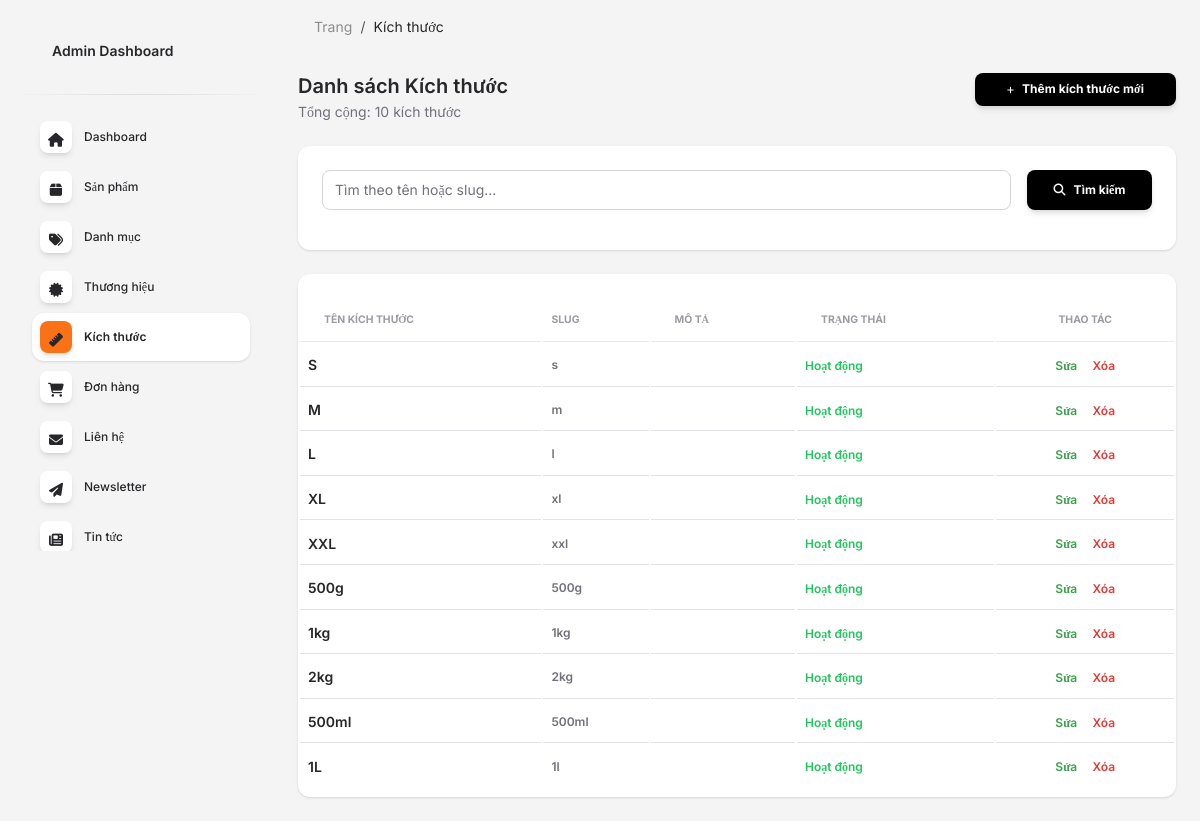
Screenshot of /admin/sizes.php (signed in) with the database file from the repository.
### tables this page shows
CREATE TABLE IF NOT EXISTS `sizes` (
  `id` int(11) NOT NULL AUTO_INCREMENT,
  `name` varchar(50) NOT NULL COMMENT 'Tên kích thước (S, M, L, XL, XXL, etc.)',
  `slug` varchar(50) NOT NULL COMMENT 'Slug kích thước',
  `description` text DEFAULT NULL COMMENT 'Mô tả kích thước',
  `status` enum('active','inactive') NOT NULL DEFAULT 'active',
  `created_at` timestamp NOT NULL DEFAULT CURRENT_TIMESTAMP,
  `updated_at` timestamp NOT NULL DEFAULT CURRENT_TIMESTAMP ON UPDATE CURRENT_TIMESTAMP,
  PRIMARY KEY (`id`),
  UNIQUE KEY `slug` (`slug`),
  UNIQUE KEY `name` (`name`),
  KEY `status` (`status`)
);

### admin/sizes.php (the view, shortened to what this page needs)
<?php
$search = isset($_GET['search']) ? trim($_GET['search']) : '';
$page   = isset($_GET['page']) ? (int)$_GET['page'] : 1;
$perPage = 10;
$offset  = ($page - 1) * $perPage;
$conn = connectDB();
$where = '';
$params = [];
$types  = '';
$countSql = "SELECT COUNT(*) AS total FROM sizes $where";
$countStmt = $conn->prepare($countSql);
$countStmt->execute();
$totalSizes = $countStmt->get_result()->fetch_assoc()['total'] ?? 0;
$sql = "SELECT * FROM sizes $where ORDER BY created_at DESC LIMIT ? OFFSET ?";
$stmt = $conn->prepare($sql);
if ($params) {
    $stmt->bind_param($types . 'ii', ...array_merge($params, [$perPage, $offset]));
} else {
    $stmt->bind_param('ii', $perPage, $offset);
}
$stmt->execute();
$result = $stmt->get_result();
$sizes = [];
while ($row = $result->fetch_assoc()) {
    $sizes[] = $row;
}
?>
<!DOCTYPE html>
<html lang="vi">
<head>
  <link href="../assets/css/nucleo-icons.css" rel="stylesheet" />
  <link href="../assets/css/nucleo-svg.css" rel="stylesheet" />
  <link id="pagestyle" href="../assets/css/soft-ui-dashboard.css?v=1.1.0" rel="stylesheet" />
</head>
<body class="g-sidenav-show bg-gray-100">
  <?php $currentPage = 'sizes'; include 'includes/sidebar.php'; ?>
  <main class="main-content position-relative max-height-vh-100 h-100 border-radius-lg">
    <nav class="navbar navbar-main navbar-expand-lg px-0 mx-4 shadow-none border-radius-xl" id="navbarBlur" navbar-scroll="true">
      <div class="container-fluid py-1 px-3">
        <nav aria-label="breadcrumb">
          <ol class="breadcrumb bg-transparent mb-0 pb-0 pt-1 px-0 me-sm-6 me-5">
            <li class="breadcrumb-item text-sm"><a class="opacity-5 text-dark" href="index.php">Trang</a></li>
            <li class="breadcrumb-item text-sm text-dark active" aria-current="page">Kích thước</li>
          </ol>
        </nav>
      </div>
    </nav>
    <div class="container-fluid py-4">
      <div class="row mb-4">
        <div class="col-lg-6 col-md-6 col-12">
          <h5 class="mb-0">Danh sách Kích thước</h5>
          <p class="text-sm text-muted mb-0">Tổng cộng: <?= number_format($totalSizes) ?> kích thước</p>
        </div>
        <div class="col-lg-6 col-md-6 col-12 text-end">
          <a href="size_add.php" class="btn btn-sm mb-0" style="background-color:#000;border-color:#000;color:#fff;">
            <i class="fas fa-plus me-2"></i>Thêm kích thước mới
          </a>
        </div>
      </div>
      <div class="row mb-4">
        <div class="col-12">
          <div class="card">
            <div class="card-body">
              <form method="GET" action="sizes.php" class="row g-3">
                <div class="col-md-10">
                  <input type="text" name="search" class="form-control" placeholder="Tìm theo tên hoặc slug..." value="<?= htmlspecialchars($search) ?>">
                </div>
                <div class="col-md-2">
                  <button type="submit" class="btn w-100" style="background-color:#000;border-color:#000;color:#fff;">
                    <i class="fas fa-search me-2"></i>Tìm kiếm
                  </button>
                </div>
              </form>
            </div>
          </div>
        </div>
      </div>
      <div class="row">
        <div class="col-12">
          <div class="card">
            <div class="card-body px-0 pb-2">
              <div class="table-responsive">
                <table class="table align-items-center mb-0">
                  <thead>
                    <tr>
                      <th class="text-uppercase text-secondary text-xxs font-weight-bolder opacity-7">Tên kích thước</th>
                      <th class="text-uppercase text-secondary text-xxs font-weight-bolder opacity-7 ps-2">Slug</th>
                      <th class="text-uppercase text-secondary text-xxs font-weight-bolder opacity-7">Mô tả</th>
                      <th class="text-uppercase text-secondary text-xxs font-weight-bolder opacity-7">Trạng thái</th>
                      <th class="text-center text-uppercase text-secondary text-xxs font-weight-bolder opacity-7">Thao tác</th>
                    </tr>
                  </thead>
                  <tbody>
                    <?php if (empty($sizes)): ?>
                    <tr>
                      <td colspan="5" class="text-center py-4">
                        <p class="text-muted mb-0">Chưa có kích thước nào</p>
                      </td>
                    </tr>
                    <?php else: ?>
                    <?php foreach ($sizes as $size): ?>
                    <tr>
                      <td>
                        <h6 class="mb-0 text-sm"><?= htmlspecialchars($size['name']) ?></h6>
                      </td>
                      <td>
                        <p class="text-xs font-weight-bold mb-0"><?= htmlspecialchars($size['slug']) ?></p>
                      </td>
                      <td>
                      </td>
                      <td class="align-middle">
                        <span class="text-xs font-weight-bold <?= $size['status'] === 'active' ? 'text-success' : 'text-secondary' ?>">
                          <?= $size['status'] === 'active' ? 'Hoạt động' : 'Ngừng dùng' ?>
                        </span>
                      </td>
                      <td class="align-middle text-center">
                        <a href="size_edit.php?id=<?= $size['id'] ?>"
                           class="text-xs font-weight-bold"
                           style="color:#3da04d; text-decoration:none; margin-right:12px;">
                          Sửa
                        </a>
                        <a href="size_delete.php?id=<?= $size['id'] ?>"
                           class="text-xs font-weight-bold"
                           style="color:#e53935; text-decoration:none;"
                           onclick="return confirm('Xóa kích thước này? Các sản phẩm đang dùng kích thước này sẽ không bị xóa.')">
                          Xóa
                        </a>
                      </td>
                    </tr>
                    <?php endforeach; ?>
                    <?php endif; ?>
                  </tbody>
                </table>
              </div>
            </div>
          </div>
        </div>
      </div>
    </div>
  </main>
</body>
</html>

### rows the page displays
sizes: name "S", slug "s", status "Hoạt động"
sizes: name "M", slug "m", status "Hoạt động"
sizes: name "L", slug "l", status "Hoạt động"
sizes: name "XL", slug "xl", status "Hoạt động"
sizes: name "XXL", slug "xxl", status "Hoạt động"
sizes: name "500g", slug "500g", status "Hoạt động"
sizes: name "1kg", slug "1kg", status "Hoạt động"
sizes: name "2kg", slug "2kg", status "Hoạt động"
sizes: name "500ml", slug "500ml", status "Hoạt động"
sizes: name "1L", slug "1l", status "Hoạt động"

### other values shown
$totalSizes "10"
